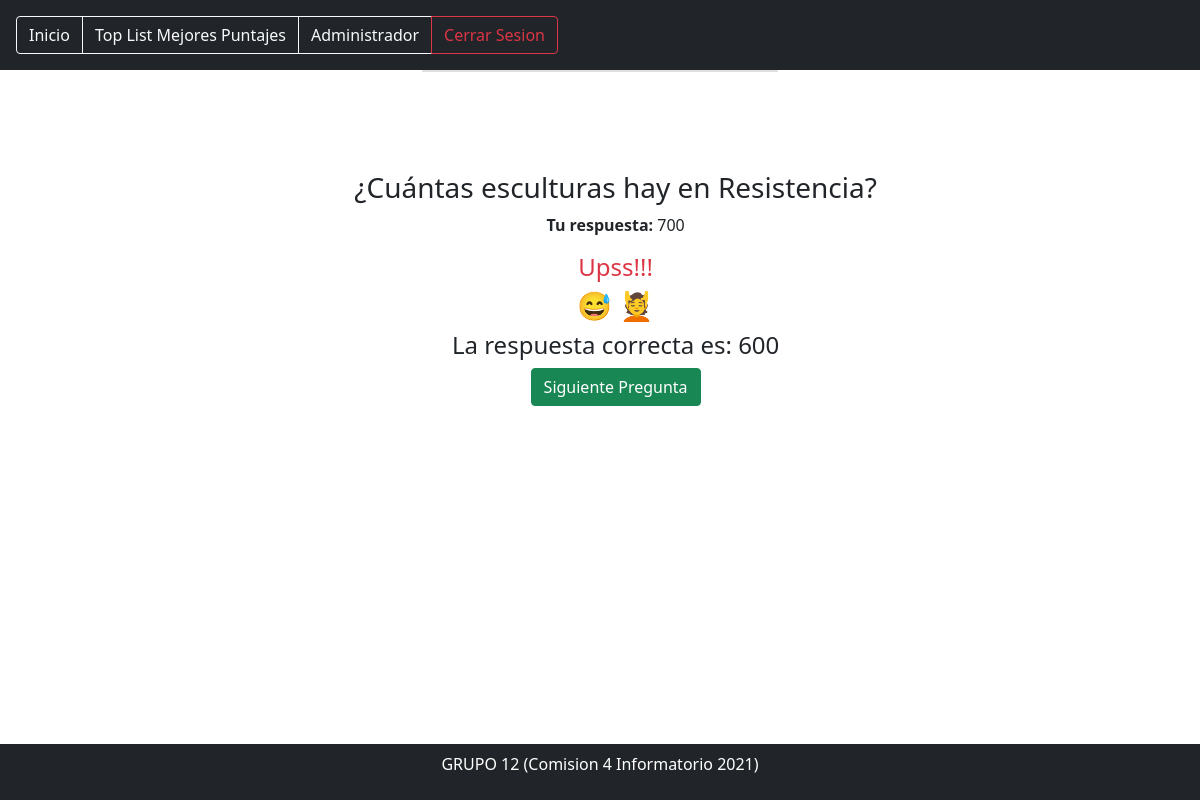
The page /resultado/28 (signed in) on the database its author committed.
### juego/models.py (models this page shows, shortened)
class PreguntasRespondidas(models.Model):
	quizUser = models.ForeignKey(QuizUsuario, on_delete=models.CASCADE, related_name='intentos')
	pregunta = models.ForeignKey(Pregunta, on_delete=models.CASCADE)
	respuesta = models.ForeignKey(ElegirRespuesta, on_delete=models.CASCADE, null=True)
	correcta  = models.BooleanField(verbose_name='¿Es esta la respuesta correcta?', default=False, null=False)
	puntaje_obtenido = models.DecimalField(verbose_name='Puntaje Obtenido', default=0, decimal_places=2, max_digits=6)

class Pregunta(models.Model):
	NUMER_DE_RESPUESTAS_PERMITIDAS = 1
	Selec_categoria=models.ForeignKey(Categoria, on_delete=models.CASCADE)
	autor = models.ForeignKey('auth.User', on_delete=models.CASCADE)
	texto = models.CharField(max_length=200,verbose_name='Pregunta')
	max_puntaje = models.DecimalField(verbose_name='Maximo Puntaje', default=10, decimal_places=2, max_digits=6, null = True)
	fecha_creacion = models.DateTimeField(auto_now_add=True)

class ElegirRespuesta(models.Model):
	MAXIMO_RESPUESTA = 3
	pregunta = models.ForeignKey(Pregunta, related_name='opciones', on_delete=models.CASCADE)
	correcta = models.BooleanField(verbose_name='Esta es la correcta?', default=False, null=False)
	texto = models.CharField( max_length=100,verbose_name='Respuestas')
	def __str__(self):
		return self.texto

### juego/views.py (the view)
# urls.py: path('resultado/<int:pregunta_respondida_pk>', resultado_pregunta, name='resultado'),
@login_required()
def resultado_pregunta(request, pregunta_respondida_pk):
	respondida = get_object_or_404(PreguntasRespondidas, pk=pregunta_respondida_pk)
	context = {
		'respondida':respondida
	}
	return render(request, 'juego/resultados.html', context)

### template/juego/resultados.html (shortened to what this page needs)
{% extends 'base.html' %}
{% load static %}
{% block content %}
{% include "navbar/navbarinicio.html" %}
<div class="container">
    <div class="row">
        <div class="col-12 col-sm-8 col-md-6 col-lg-4 offset-sm-2 offset-md-3 offset-lg-4">
            <div class="card">
                <div class="box" >
					<h3 class="">{{respondida.pregunta.texto|safe}}</h3>
							<p>
								<strong>Tu respuesta:</strong>
								{{respondida.respuesta.texto|safe}}
							</p>
							{% if respondida.respuesta.correcta %}
								<h4 class="text-success">Correcto!!!</h4> <h3>&#128079 &#128170</h3>
							{% else %}
								<h4 class="text-danger">Upss!!!</h4> <h3> &#128517 &#128134</h3>
								{% for respuesta in respondida.pregunta.opciones.all %}
									{% if respuesta.correcta %}
										<h4>La respuesta correcta es: <span class="">{{respuesta}}</span></h4>
									{% endif %}
								{% endfor %}
							{% endif %}
							<a href="{% url 'jugar' %}">
								<button class="btn btn-success">
									Siguiente Pregunta
								</button>
							</a>
						</div>
					</div>
				</div>
			</div>
		</div>
{% endblock %}

### static/css/styles.css (style rules this page uses)
.box { width: 810px; padding: 50px; position: absolute; top: 50%; left: -60%; background: #ffffff; border-radius: 40px; text-align: center; transition: 0.25s; margin-top: 50px }

### rows shown on the page
PreguntasRespondidas: pregunta.texto "¿Cuántas esculturas hay en Resistencia?", respuesta.texto "700"
ElegirRespuesta: texto "600"
